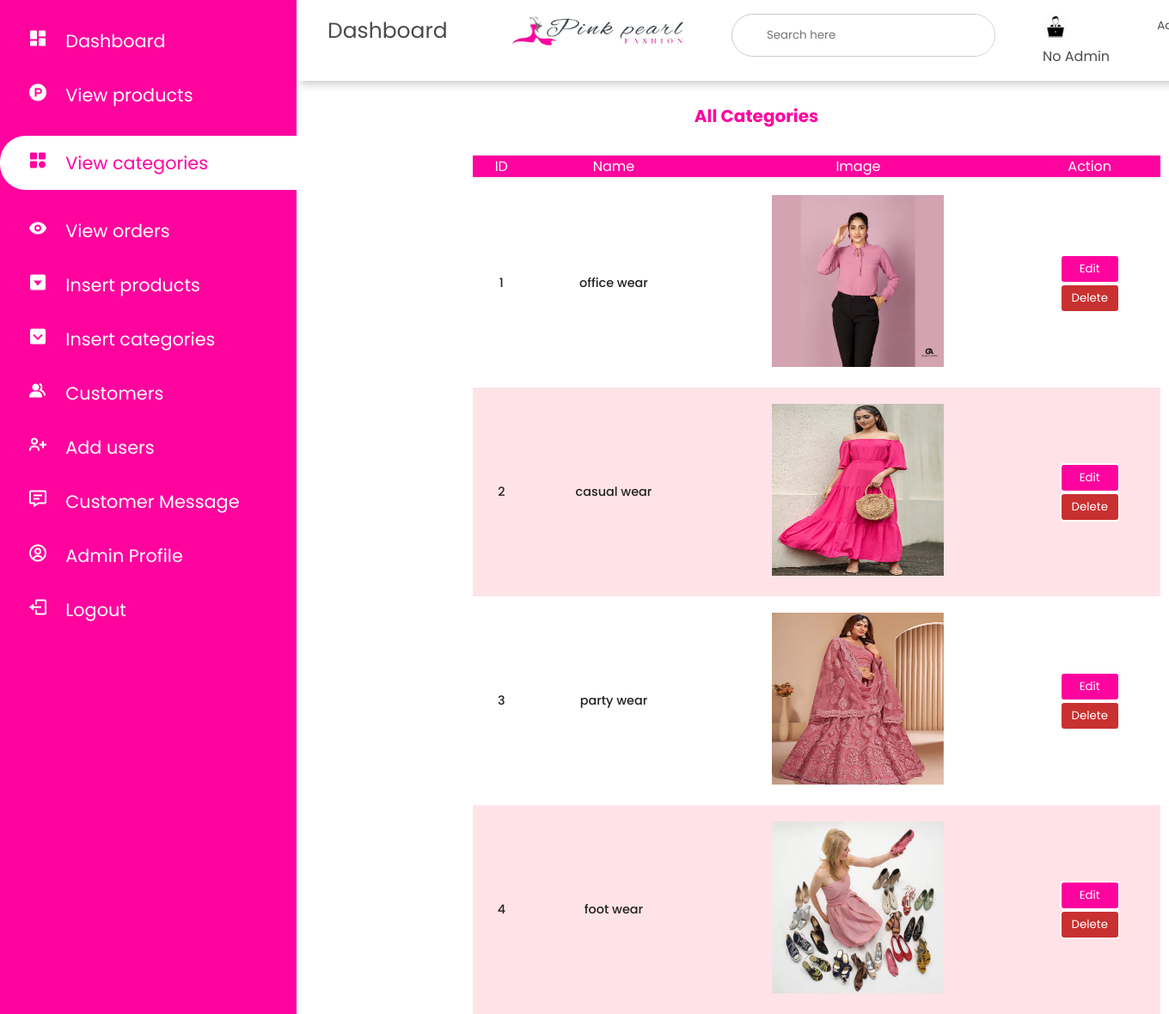
The page /admin_area/view_categories.php on the database its author committed.
### tables this page shows
CREATE TABLE `category` (
  `category_id` int(11) NOT NULL,
  `category_name` varchar(250) NOT NULL,
  `image` varchar(100) NOT NULL
);

### admin_area/view_categories.php (the view, shortened to what this page needs)
<?php
include('../includes/dbconnection.php');
?>
<!DOCTYPE html>
<html lang="en">
<head>
    <link rel="stylesheet" href="style.css" type="text/css">
    <link rel="stylesheet" href="https://maxst.icons8.com/vue-static/landings/line-awesome/line-awesome/1.3.0/css/line-awesome.min.css">
    <link  rel="stylesheet"href="https://unpkg.com/boxicons@2.1.4/css/boxicons.min.css">
</head>
<body>
    <div class="sidebar">
        <div class="sidebar-menu">
            <ul>
                <li>
                <a href="index.php"><i class='bx bxs-dashboard'></i>
                <span>Dashboard</span></a>
                </li>
                <li>
                <a href="view_products.php"><i class='bx bxl-product-hunt'></i>
                <span>View products</span></a>
                </li>
                <li class="active">
                <a href="view_categories.php"><i class='bx bxs-category'></i>
                <span>View categories</span></a>
                </li>
                <li>
                <a href="view_orders.php"><i class='bx bxs-show'></i>
                <span>View orders</span></a>
                </li>
                <li>
                <a href="insert_products.php"><i class='bx bxs-caret-down-square' ></i>
                <span>Insert products</span></a>
                </li>
                <li>
                <a href="insert_categories.php"><i class='bx bxs-chevron-down-square'></i>
                <span>Insert categories</span></a>
                </li>
                <li>
                <a href="view_customers.php"><i class='bx bxs-group'></i>
                <span>Customers</span></a>
                </li>
                <li>
                <a href="add_user.php"><i class='bx bx-user-plus'></i>
                <span>Add users</span></a>
                </li>
                <li>
                <a href="view_message.php"><i class='bx bx-message-detail'></i>
                <span>Customer Message</span></a>
                </li>
                <li>
                <a href="admin_profile.php"><i class='bx bx-user-circle'></i>
                <span>Admin Profile</span></a>
                </li>
                <li>
                <a href="logout.php"><i class='bx bx-log-out'></i>
                <span>Logout</span></a>
                </li>
            </ul>
        </div>
    </div>
    <div class="main-content">
        <header>
            <h1>
                Dashboard
            </h1>
            <div class="sidebar-brand">
            <img src="pearl.jpg"  alt="">
            </div>
            <div class="search-wrapper">
                <input type="search" placeholder="Search here">
            </div>
            <div class="user-wrapper">
                <img src="Admin.png" width="30px" height="30px" alt="">
                <h4><?php
                    if (empty($fetch['name'])) {
                        echo "No Admin";
                    } else {
                        echo $fetch['name'];
                    }
                    ?></h4>
            </div>
               <div> <small>Admin</small>
            </div>
        </header>
    </div>
   <div class="container">
        <div>
           <h4>All Categories</h4>
        </div>
        <div class="form-body">
            <table>
                <thead>
                    <tr>
                        <th>ID</th>
                        <th>Name</th>
                        <th>Image</th>
                        <th>Action</th>
                    </tr>
                </thead>
                <tbody>
                    <?php
                        $query="SELECT * FROM category";
                        $result=mysqli_query($connection,$query);
                        if(mysqli_num_rows($result)>0)
                        {
                            foreach($result as $items)
                            {
                                ?>
                                <tr>
                                    <td><?=$items['category_id'];?></td>
                                    <td><?=$items['category_name'];?></td>
                                    <td>
                                        <img src="./category_images/<?=$items['image']?>" width="200px" height="200px" alt="<?= $items['category_name'];?>">
                                    </td>
                                    <td>
                                        <button class="btn"><a href="edit_category.php? id=<?=$items['category_id']; ?>">Edit</a></button>
                                        <form action="" method="POST">
                                        <button class="btn-del" type="submit" name="delete">Delete</button>
                                        </form>
                                    </td>
                                </tr>
                                <?php
                            }
                        }
                        else{
                            echo "No records found";
                        }
                    ?>
                </tbody>
            </table>
        </div>
    </div>
</body>
</html>

### admin_area/style.css (style rules this page uses)
* { margin: 0; padding: 0; box-sizing: border-box; font-family: 'Poppins', sans-serif; font-weight: 400; text-decoration: none; list-style-type: none; color: var(--black); outline: none; }
:root { --white: white; --black: rgb(75, 75, 75); --grey: rgb(173, 173, 173); --lightpink: rgb(255, 227, 232); --pink: #FF039E; }
.sidebar { width:345px; position:fixed; left:0; top:0; height:100%; background:var(--pink) ; z-index:100; transition:width 300ms; }
.sidebar-brand img { width: 200px; height: 40px; margin-left: 20px; }
.sidebar-menu li { width:100%; margin-bottom: 1.3rem; padding-left: 2rem; margin-top:2rem ; }
.sidebar-menu a span { color:var(--white); font-size:1.3rem; }
.sidebar-menu a i { color:var(--white); font-size: 1.5rem; padding-right: 1rem; }
.sidebar-menu .active { background: var(--white); padding-top : 1rem; padding-bottom: 1rem; border-radius:30px 0px 0px 30px; }
.active a i,.active a span { color:var(--pink); }
.main-content { transition:margin-left 300ms; margin-left:345px; }
header { background: #fff; display:flex; justify-content: space-between; padding:1rem; box-shadow: 4px 4px 10px rgba(0,0,0,0.2); position:fixed; left:345px; width:78%; top:0; z-index:100; transition:width 300ms; }
header h1 { font-size: 25px; margin-left: 20px; margin-top:1px; }
.search-wrapper { border:1px solid #ccc; border-radius: 30px; height:50px; display:flex; align-items: center; overflow-x: hidden; }
.search-wrapper input { height:100%; padding:.5rem; border:none; outline:none; }
.user-wrapper img { border-radius: 50%; margin-right: 0rem; }
.user-wrapper h4 { margin-bottom: 0rem !important; }
.sidebar-menu { margin-top:2rem; }
table { border-collapse: collapse; }
thead tr { border-top:1px solid #f0f0f0; border-bottom: 2px solid #f0f0f0; }
td { padding:.5rem 1rem; font-size: .9rem; color:#222; }

### admin_area/view_categories.php (style rules this page uses)
.container h4 { color:#FF039E; text-align: center; }
header { background: #fff; display:flex; justify-content: space-between; padding:1rem; box-shadow: 4px 4px 10px rgba(0,0,0,0.2); position:fixed; left:345px; width:78%; top:0; z-index:100; }
.container { margin-top:120px; margin-left:400px; }
.container h4 { text-align: center; font-weight: bolder; font-size: 20px; }
table { height:1000px; width:800px; margin-left:150px; margin-top: 30px; }
table thead { background: var(--pink); }
thead th { color:var(--white); text-align: center; }
tbody td { text-align: center; font-weight: 500; }
tbody .btn { background-color: #FF039E; border-radius:5px; padding:5px; border:2px solid white; width:70px; }
tbody .btn-del { background-color:rgb(201, 48, 48); border-radius:5px; padding:5px; border:2px solid white; width:70px; color:white; }
a { color:white; }
table tr:nth-of-type(even) { background-color: var(--lightpink); }

### rows shown on the page
category: category_id "1", category_name "office wear", image (picture)
category: category_id "2", category_name "casual wear", image+category_name (picture)
category: category_id "3", category_name "party wear", image (picture)
category: category_id "4", category_name "foot wear", image (picture)
